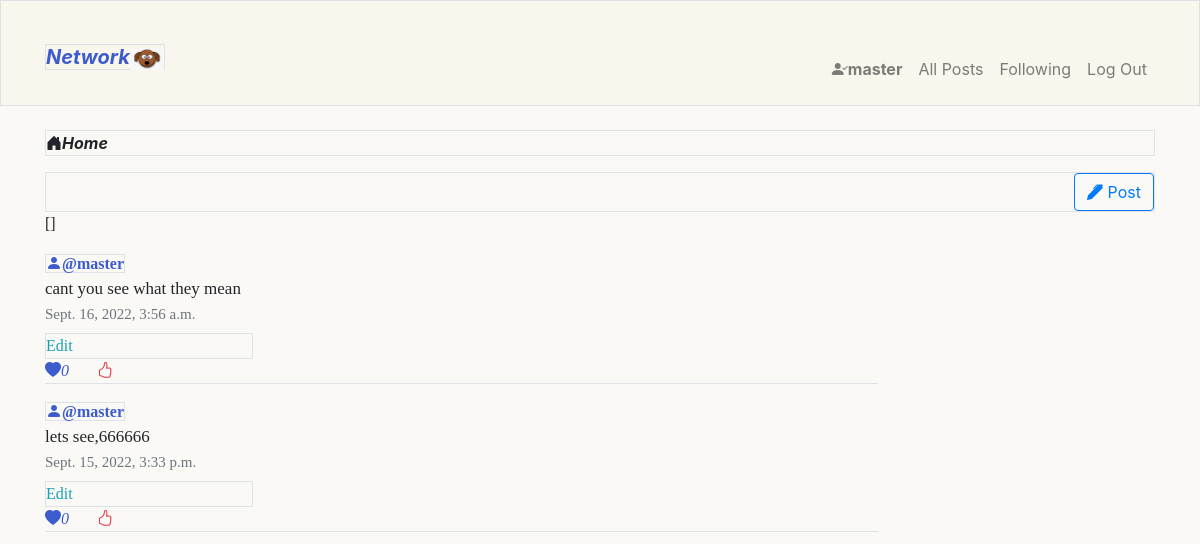
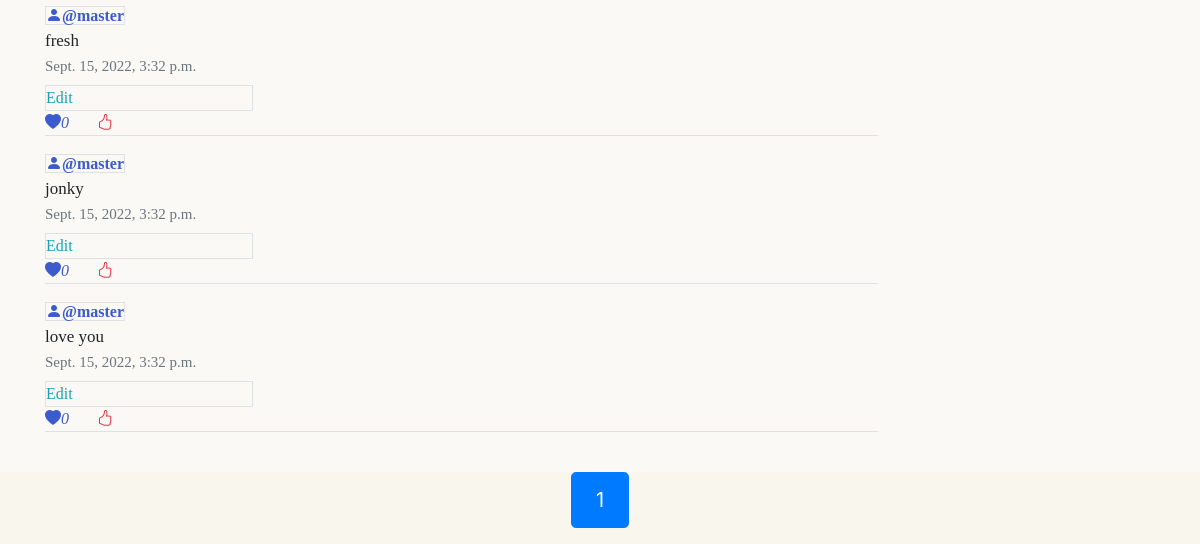
The page /all_post/page/1 (signed in) on the database as committed earlier (2 pictures, top to bottom).
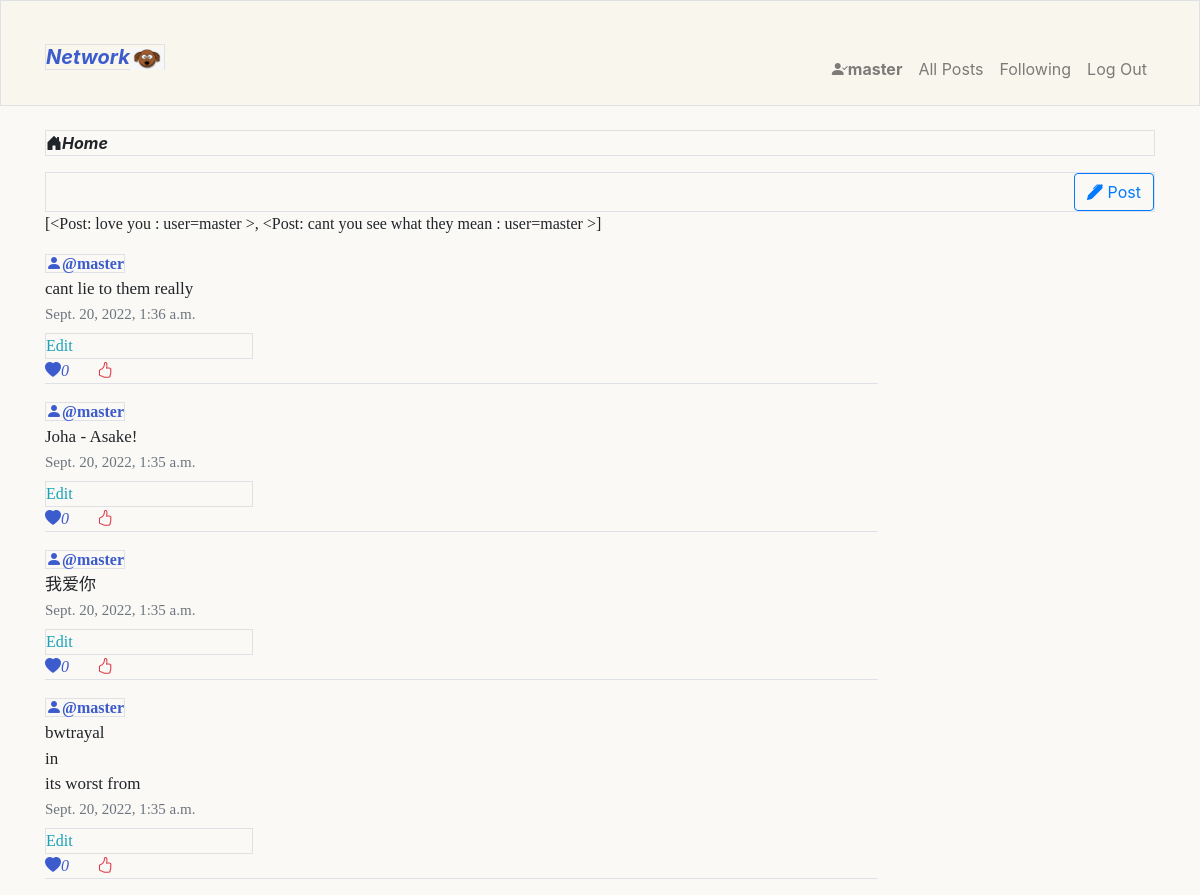
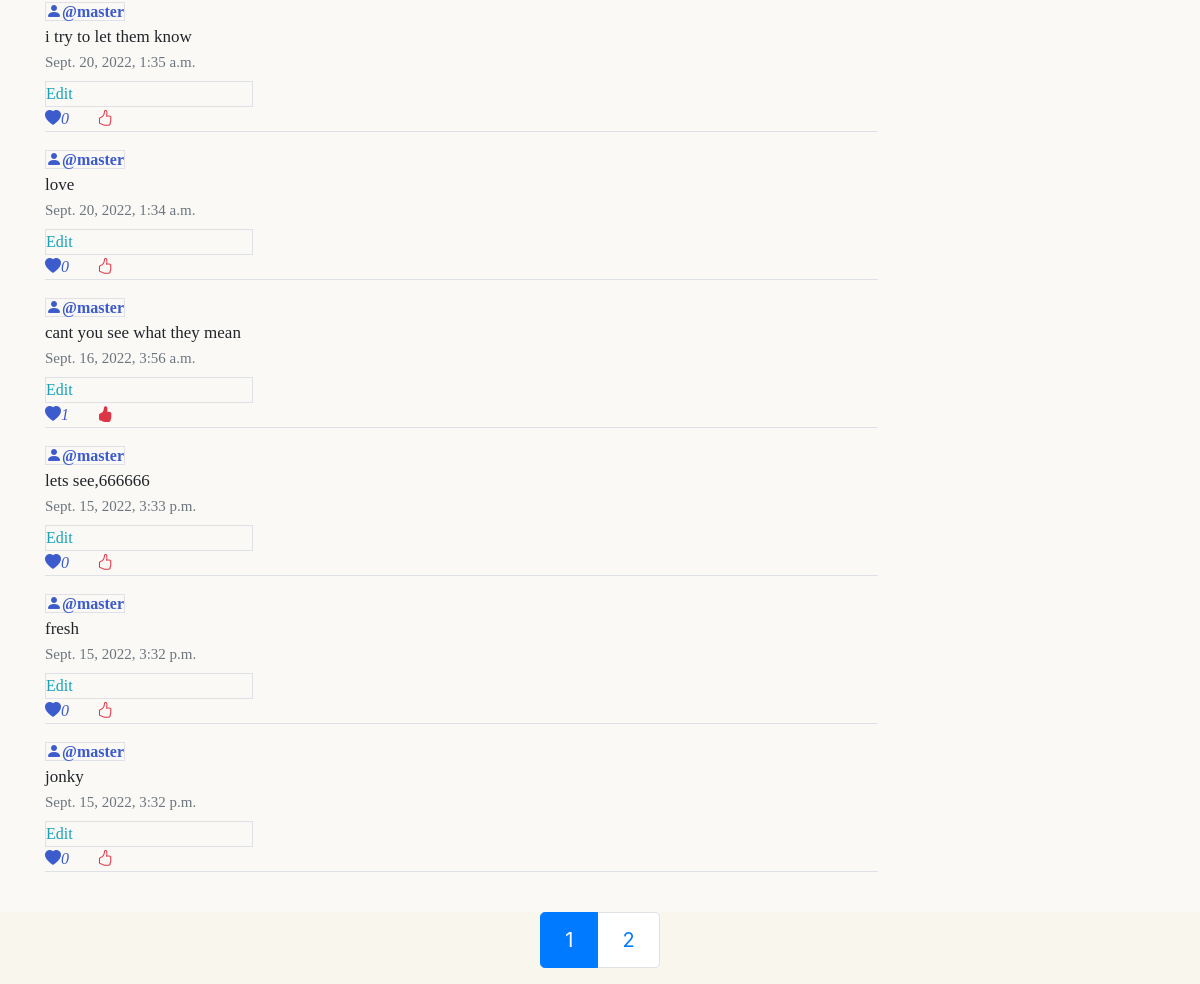
The same page on the database as committed later (2 pictures, top to bottom).
### network/models.py (models this page shows, shortened)
class User(AbstractUser):
    followers_number = models.IntegerField(default=0)
    following_number = models.IntegerField(default=0)
    joined = models.DateField(auto_now=True)
    def __str__(self):
        return f"{self.username}"

class Post(models.Model):
    content = models.CharField(max_length=200)
    likes = models.IntegerField(default=0)
    created = models.DateTimeField(auto_now_add=True)
    user = models.ForeignKey(User,on_delete=models.CASCADE,related_name="post_created")
    def __str__(self):
        return f" {self.content} : user={self.user} "

### network/views.py (the view)
# urls.py: path("all_post/page/<int:page_num>",views.all_post,name="all_post"),
@login_required
def all_post(request,page_num):
    if not  request.user.is_authenticated:
        return render(request,"network/login.html",{
            "error":"Session expired ,Login again"
        })
    all_post = Post.objects.all().order_by("-created")
    user_likes  = Likes.objects.filter(user=request.user)
    user_liked_post = [x.liked_posts for x in user_likes]
    pages = Paginator(all_post,10)  # show 10 post per page
    if page_num > pages.num_pages:
        return HttpResponse("error")
    try:
        current_page = pages.get_page(page_num)
        return render(request, "network/all_post.html",{
            "current_page":current_page,
            "number_of_pages":pages.num_pages,
            "liked_posts":user_liked_post
        })
    except Exception as e:
        print(e)
        return HttpResponse("no page")

### network/templates/network/all_post.html (shortened to what this page needs)
{% extends 'network/layout.html' %}
{% block body %}
<p class=" mt-4 border"><strong class= "font-italic"><i class="bi bi-house-door-fill"></i>Home</strong> </p>
<div class= " border d-flex justify-content-end">
    <a href="{% url 'new_post' %}" class=" ">  <button class="btn btn-outline-primary"><i class="bi bi-pen-fill"></i> Post</button></a>
</div>
<div class=" border-primary posts mb-3"  >
    {{liked_posts}}
    {% for post in current_page %}
    <div class=" mt-3  border-bottom w-75">
        <a class="border " href=" {% url 'profile' post.user.id 1%}"><i class="bi bi-person-fill  blue-color-tone"></i><strong class=" blue-color-tone">@{{ post.user.username }}</strong></a>
        <div id="post-{{post.id}}-div">
            <p class="post-content-{{post.id}} text-break post-content ">{{post.content|linebreaksbr}}</p>
            <p class="date text-muted ">{{post.created}}</p>
            {% if post.user == request.user %}
                <a href="" class="edit-post border d-block text-info w-25" data-id="{{post.id}}">Edit</a>
            {% endif %}
        </div>
        {% if post  in liked_posts%}
            <a ><i class="bi bi-heart-fill blue-color-tone" id="like-{{post.id}}">{{post.likes}}</i>    <a href="" class="mx-4 text-danger like-btn" data-id ="{{post.id}}"  data-action="false"><i class="bi bi-hand-thumbs-up-fill"></i></a>
        {% else %}
            <a ><i class="bi bi-heart-fill blue-color-tone" id="like-{{post.id}}">{{post.likes}}</i>    <a href="" class="mx-4 text-danger like-btn" data-id ="{{post.id}}"  data-action="true"><i class="bi bi-hand-thumbs-up"></i></a>
        {% endif %}
    </div>
    {%empty%}
    nothing here
    {% endfor %}
</div>
<div class="p-5"></div>
{% endblock body %}
{% block footer %}
<div class="">
    <nav aria-label="..." class= "fixed-bottom  d-flex justify-content-center ">
        <ul class="pagination pagination-lg">
          <li class="page-item active" aria-current="page">
            <span class="page-link">
              {{current_page.number}}
            </span>
          </li>
          {% if current_page.has_next %}
          <li class="page-item"><a class="page-link" href="{% url 'all_post' current_page.next_page_number %}">{{current_page.next_page_number}}</a></li>
          {% endif %}
        </ul>
      </nav>
</div>
{% endblock footer %}

### network/templates/network/layout.html (shortened to what this page needs)
{% load static %}
<!DOCTYPE html>
<html lang="en">
    <head>
        <link rel="stylesheet" href="https://cdn.jsdelivr.net/npm/bootstrap@4.4.1/dist/css/bootstrap.min.css">
        <link rel="stylesheet" href="https://cdn.jsdelivr.net/npm/bootstrap-icons@1.8.3/font/bootstrap-icons.css">
        <link href="{% static 'network/styles.css' %}" rel="stylesheet">
    </head>
    <body  class="bodycon">
        <nav class="navbar sticky-top navbar-expand-lg border pb-3 navbar-light ">
            <div class="container-md  mt-3">
                <a href="/" class="navbar-brand  " >
                    <span class="fw-bold  align-center ">
                        <i class="border "><strong class="blue-color-tone">Network</strong><img class="img-fluid nav-img" src="{% static 'network/images/dog4.png' %}" alt="image of a cute cartoon dog"></i>
                    </span>
                </a>
            <div class="collapse navbar-collapse  justify-content-end align-center" id="main-nav" >
                <ul class="navbar-nav mt-4">
                  {% if user.is_authenticated %}
                      <li class="nav-item">
                          <a class="nav-link" href="{% url 'profile'  user.id  1 %}"><i class="bi bi-person-check-fill"></i><strong>{{ user.username }}</strong></a>
                      </li>
                  {% endif %}
                  <li class="nav-item">
                    <a class="nav-link" href="{% url 'index' %}">All Posts</a>
                  </li>
                  {% if user.is_authenticated %}
                      <li class="nav-item">
                          <a class="nav-link" href="{% url 'following' 1%}">Following</a>
                      </li>
                      <li class="nav-item">
                          <a class="nav-link" href="{% url 'logout' %}">Log Out</a>
                      </li>
                  {% endif %}
                </ul>
              </div>
            </div>
        </nav>
        <div class="container main">
            {% block body %}
            {% endblock %}
        </div>
    </body>
    {% block footer %}{% endblock footer %}
</html>

### network/static/network/styles.css (style rules this page uses)
html { scroll-behavior: smooth; }
nav { background-color: #F9F6EE; }
.bodycon { background-color: #FAF9F6; }
.blue-color-tone { color: rgb(60, 91, 205); }
.posts { font-family:'Times New Roman', Times, serif; }
.date { margin-top:-15px; font-size: 15px; }
.post-content { font-size: 17px; white-space: pre-line; white-space: pre-wrap; }
.edit-post { margin-top: -8px; }
.nav-img { height:22px; }

Rows that differ between the two databases and show on the page:
no longer on one of the page's lists (row edited): Post: user.username "master", content "love you", created "Sept. 15, 2022, 3:32 p.m.", likes "0"
changed Post: content+user (not shown) → "[<Post: love you : user=master >, <Post: cant you see what they mean : user=master >]"
added Post: user.username "master", content "cant lie to them really", created "Sept. 20, 2022, 1:36 a.m.", likes "0"
added Post: user.username "master", content "Joha - Asake!", created "Sept. 20, 2022, 1:35 a.m.", likes "0"
added Post: user.username "master", content "我爱你", created "Sept. 20, 2022, 1:35 a.m.", likes "0"
added Post: user.username "master", content "bwtrayal in its worst from", created "Sept. 20, 2022, 1:35 a.m.", likes "0"
added Post: user.username "master", content "i try to let them know", created "Sept. 20, 2022, 1:35 a.m.", likes "0"
added Post: user.username "master", content "love", created "Sept. 20, 2022, 1:34 a.m.", likes "0"
changed Post "cant you see what they mean": likes "0" → "1"
Other text that changed with them:
{{ current_page.next_page_number }}: (not shown) → "2"
{{ liked_posts }}: "[]" → (not shown)
